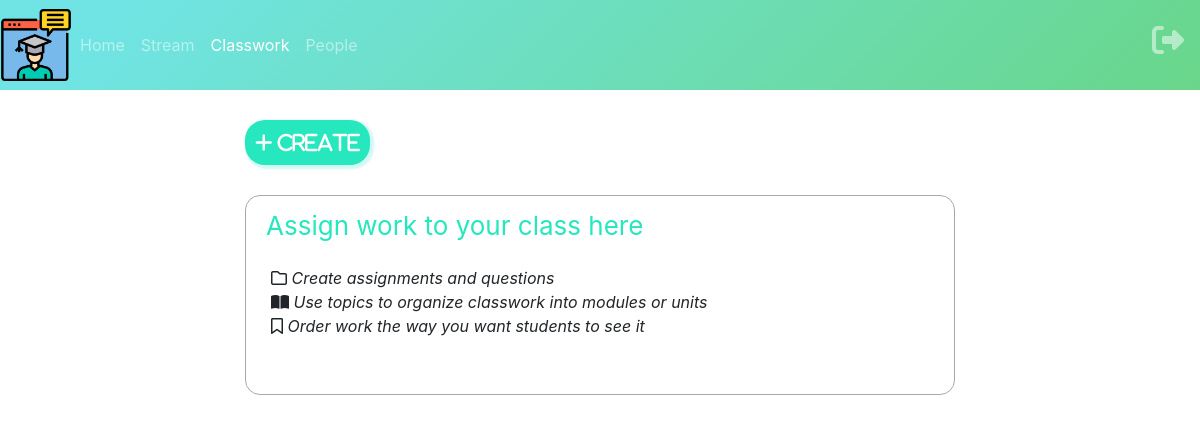
/public/classwork.php?id=5fc07ad5319 (signed in), run on an earlier commit of the app's database.
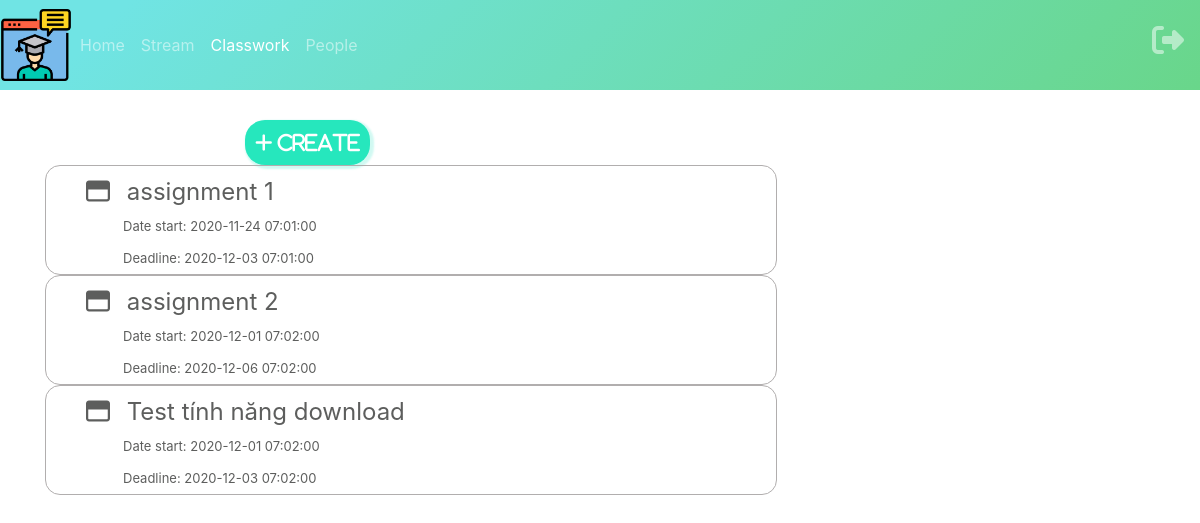
And on a later commit of the database.
### tables this page shows
CREATE TABLE `assignment` (
  `id` int(11) NOT NULL,
  `title` varchar(100) DEFAULT NULL,
  `instruction` varchar(100) DEFAULT NULL,
  `id_class` varchar(11) DEFAULT NULL,
  `date_start` timestamp NULL DEFAULT NULL,
  `date_end` timestamp NULL DEFAULT NULL,
  `created_by_id` int(11) DEFAULT NULL,
  `created_at` timestamp NOT NULL DEFAULT current_timestamp(),
  `updated_at` timestamp NULL DEFAULT NULL ON UPDATE current_timestamp()
);

### libraries/Database.php (called while the page is built, shortened)
<?php
    class Database
    {
        public $link;
        public function __construct()
        {
            $this->link = mysqli_connect("localhost","root","","web_classroom") or die ();
            mysqli_set_charset($this->link,"utf8");
        }
        public function fetchAllCondition($table , $query)
        {
            $sql = "SELECT * FROM {$table} WHERE $query" ;
            $result = mysqli_query($this->link,$sql) or die("Lỗi Truy Vấn fetchAll " .mysqli_error($this->link));
            $data = [];
            if( $result)
            {
                while ($num = mysqli_fetch_assoc($result))
                {
                    $data[] = $num;
                }
            }
            return $data;
        }
    }
?>

### autoload/autoload.php (called while the page is built, shortened)
<?php
require_once __DIR__. "/../libraries/Database.php";
$db = new Database;
?>

### public/classwork.php (the view, shortened to what the changed rows need)
<?php
require_once __DIR__. "/../autoload/autoload.php";
$id_class = $_GET['id'];
$assignment = $db -> fetchAllCondition('assignment',"id_class = '". $id_class ."'");
?>
<!DOCTYPE html>
<html>
    <head>
        <link href="css/style.css" rel="stylesheet" type="text/css" />
        <link rel="stylesheet" href="https://maxcdn.bootstrapcdn.com/bootstrap/4.5.2/css/bootstrap.min.css">
        <link rel="stylesheet" href="https://cdnjs.cloudflare.com/ajax/libs/font-awesome/4.7.0/css/font-awesome.min.css">
    </head>
    <body>
        <div class=" classworkindex container-sm">
            <div class="assign col-lg-8">
                <?php if (count($assignment)==0):?>
                <div class="classwork" id="commute3">
                        <p id="assignworktoyourclass">Assign work to your class here </p>
                        <div id="assignment">
                            <i class="far fa-folder"> </i>  Create assignments and questions </br>
                            <i class="fas fa-book-open"> </i>  Use topics to organize classwork into modules or units </br>
                            <i class="far fa-bookmark"> </i>  Order work the way you want students to see it </br>
                        </div>
                    </div>
                <?php endif?>
            </div>
        </div>
        <div class ="container-sm ">
            <?php foreach($assignment as  $item): ?>
            <div class=" assignment-classwork col-lg-6" >
                <div id="assignment-classwork-content">
                    <i class="far fa-window-maximize"></i> <?= $item['title'] ?></br>
                    <label > <i class="fa fa-ellipsis-v" id="more"></i></label>
                    <p id="datestream"> Date start:&nbsp;<?= $item['date_start'] ?></p>
                    <label > <i class="fa fa-ellipsis-v" id="more"></i></label>
                    <p id="datestream">Deadline:&nbsp;<?= $item['date_end'] ?> </p>
                </div>
            </div>
            <?php endforeach   ?>
        </div>
    </body>
</html>

What changed in the data, as far as the page shows it:
added assignment: title "assignment 1", date_start "2020-11-24 07:01:00", date_end "2020-12-03 07:01:00"
added assignment: title "assignment 2", date_start "2020-12-01 07:02:00", date_end "2020-12-06 07:02:00"
added assignment: title "Test tính năng download", date_start "2020-12-01 07:02:00", date_end "2020-12-03 07:02:00"
Also different on the page:
text no longer shown: "Assign work to your class here Create assignments and questions Use topics to organize classwork into modules or units Order work the way you want students to see it"
